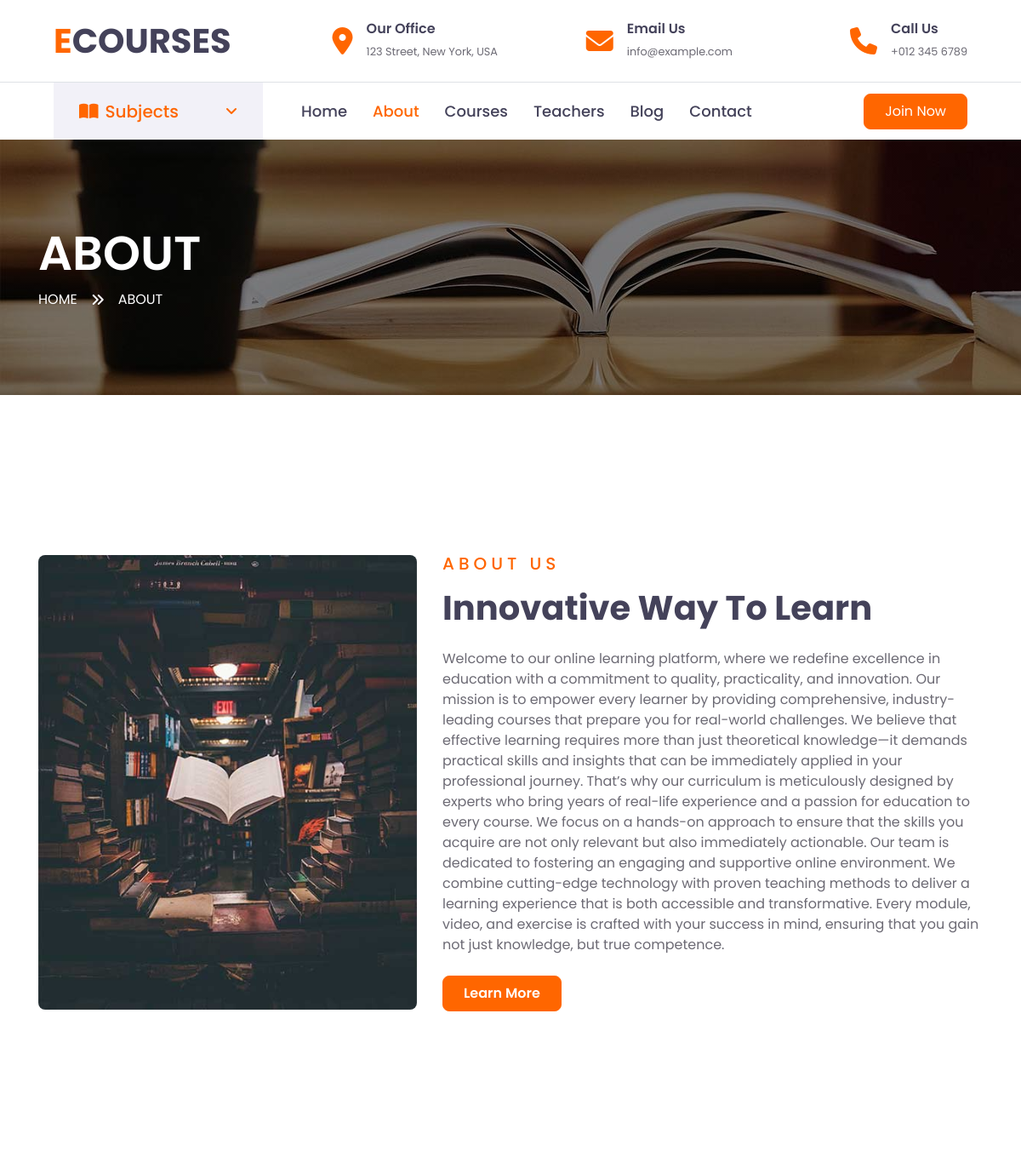
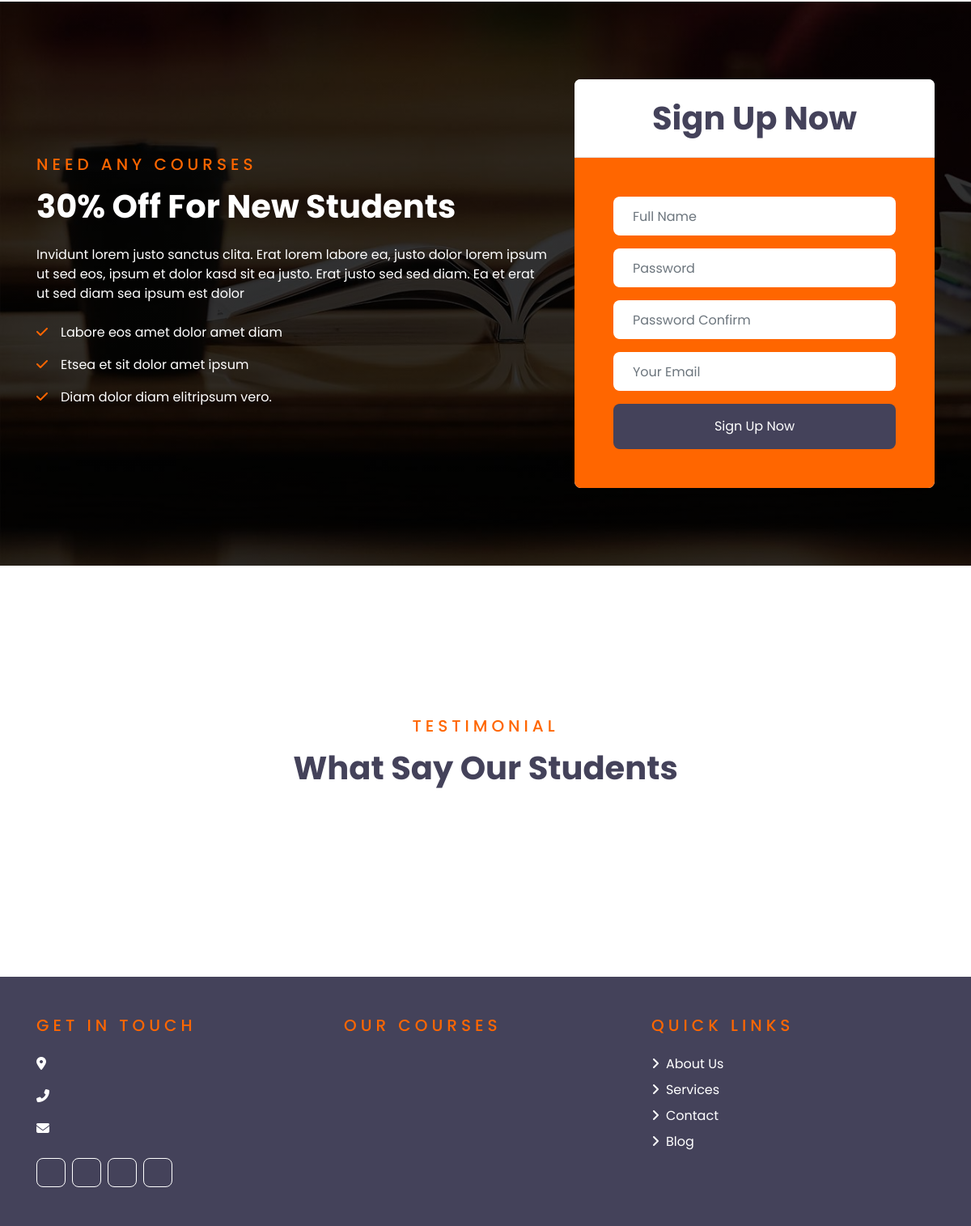
The page /about/ on the database its author committed (2 pictures, top to bottom).
### myapp/models.py (models this page shows)
class AboutUs(models.Model):
    title = models.CharField(max_length=100)
    h1 = models.CharField(max_length=100)
    description= models.TextField(max_length=2000)
    url = models.CharField(null=True, blank=True)
    image = models.ImageField(upload_to='images/', null=False, blank=False)
    created_at = models.DateTimeField(auto_now=True)
    updated_at = models.DateTimeField(auto_now=True)

### myapp/views.py (the view)
# urls.py: path('about/', views.about, name='about'),
def about(request):
    testimonials = TestimonialSlider.objects.all()
    about_us = AboutUs.objects.all()
    get_in_touch = GetInTouch.objects.all()
    courses = Courses.objects.all()
    return render(request, 'about.html', {
        "get_in_touch": get_in_touch,
        "about_us": about_us,
        "testimonial": testimonials,
        "courses": courses,
    })

### templates/about.html (shortened to what this page needs)
{% extends 'base.html' %}
{% load static %}
{% block content %}
    <div class="container-fluid page-header" style="margin-bottom: 90px;">
        <div class="container">
            <div class="d-flex flex-column justify-content-center" style="min-height: 300px">
                <h3 class="display-4 text-white text-uppercase">About</h3>
                <div class="d-inline-flex text-white">
                    <p class="m-0 text-uppercase"><a class="text-white" href="">Home</a></p>
                    <i class="fa fa-angle-double-right pt-1 px-3"></i>
                    <p class="m-0 text-uppercase">About</p>
                </div>
            </div>
        </div>
    </div>
    <div class="container-fluid py-5">
        <div class="container py-5">
            <div class="row align-items-center">
                <div class="col-lg-5">
                    <img class="img-fluid rounded mb-4 mb-lg-0" src="{{ about_us.0.image.url }}" alt="">
                </div>
                <div class="col-lg-7">
                    <div class="text-left mb-4">
                        <h5 class="text-primary text-uppercase mb-3" style="letter-spacing: 5px;">{{ about_us.0.title }}</h5>
                        <h1>{{ about_us.0.h1 }}</h1>
                    </div>
                    <p>{{ about_us.0.description }}</p>
                    <a href="{{about_us.0.url}}" class="btn btn-primary py-md-2 px-md-4 font-weight-semi-bold mt-2">Learn More</a>
                </div>
            </div>
        </div>
    </div>
{% if user.is_authenticated %}
{% else %}
    <div class="container-fluid bg-registration py-5" style="margin: 90px 0;">
        <div class="container py-5">
            <div class="row align-items-center">
                <div class="col-lg-7 mb-5 mb-lg-0">
                    <div class="mb-4">
                        <h5 class="text-primary text-uppercase mb-3" style="letter-spacing: 5px;">Need Any Courses</h5>
                        <h1 class="text-white">30% Off For New Students</h1>
                    </div>
                    <p class="text-white">Invidunt lorem justo sanctus clita. Erat lorem labore ea, justo dolor lorem ipsum ut sed eos,
                        ipsum et dolor kasd sit ea justo. Erat justo sed sed diam. Ea et erat ut sed diam sea ipsum est
                        dolor</p>
                    <ul class="list-inline text-white m-0">
                        <li class="py-2"><i class="fa fa-check text-primary mr-3"></i>Labore eos amet dolor amet diam</li>
                        <li class="py-2"><i class="fa fa-check text-primary mr-3"></i>Etsea et sit dolor amet ipsum</li>
                        <li class="py-2"><i class="fa fa-check text-primary mr-3"></i>Diam dolor diam elitripsum vero.</li>
                    </ul>
                </div>
                <div class="col-lg-5">
                    <div class="card border-0">
                        <div class="card-header bg-light text-center p-4">
                            <h1 class="m-0">Sign Up Now</h1>
                        </div>
                        <div class="card-body rounded-bottom bg-primary p-5">
                            <form method="POST" action="{% url 'index' %}">
                                <div class="form-group">
                                    <input type="text" class="form-control border-0 p-4" placeholder="Full Name" required="required" name="username" />
                                </div>
                                <div class="form-group">
                                    <input type="password" class="form-control border-0 p-4" placeholder="Password" required="required" name="password" />
                                </div>
                                <div class="form-group">
                                    <input type="password" class="form-control border-0 p-4" placeholder="Password Confirm" required="required" name="password2" />
                                </div>
                                <div class="form-group">
                                    <input type="email" class="form-control border-0 p-4" placeholder="Your Email" required="required" name="email" />
                                </div>
                                <div>
                                    <button class="btn btn-dark btn-block border-0 py-3" type="submit">Sign Up Now</button>
                                </div>
                            </form>
                        </div>
                    </div>
                </div>
            </div>
        </div>
    </div>
{% endif %}
    <div class="container-fluid py-5">
        <div class="container py-5">
            <div class="text-center mb-5">
                <h5 class="text-primary text-uppercase mb-3" style="letter-spacing: 5px;">Testimonial</h5>
                <h1>What Say Our Students</h1>
            </div>
        </div>
    </div>
{% endblock %}

### templates/base.html (shortened to what this page needs)
{% load static %}
<!DOCTYPE html>
<html lang="en">
<head>
    <link rel="stylesheet" href="https://cdnjs.cloudflare.com/ajax/libs/font-awesome/6.5.1/css/all.min.css">
    <link href="{% static 'lib/owlcarousel/assets/owl.carousel.min.css' %}" rel="stylesheet">
    <link href="{% static 'css/style.css' %}" rel="stylesheet">
</head>
<body>
    <div class="container-fluid d-none d-lg-block">
        <div class="row align-items-center py-4 px-xl-5">
            <div class="col-lg-3">
                <a href="{% url 'index' %}" class="text-decoration-none">
                    <h1 class="m-0"><span class="text-primary">E</span>COURSES</h1>
                </a>
            </div>
            <div class="col-lg-3 text-right">
                <div class="d-inline-flex align-items-center">
                    <i class="fa fa-2x fa-map-marker-alt text-primary mr-3"></i>
                    <div class="text-left">
                        <h6 class="font-weight-semi-bold mb-1">Our Office</h6>
                        <small>123 Street, New York, USA</small>
                    </div>
                </div>
            </div>
            <div class="col-lg-3 text-right">
                <div class="d-inline-flex align-items-center">
                    <i class="fa fa-2x fa-envelope text-primary mr-3"></i>
                    <div class="text-left">
                        <h6 class="font-weight-semi-bold mb-1">Email Us</h6>
                        <small>info@example.com</small>
                    </div>
                </div>
            </div>
            <div class="col-lg-3 text-right">
                <div class="d-inline-flex align-items-center">
                    <i class="fa fa-2x fa-phone text-primary mr-3"></i>
                    <div class="text-left">
                        <h6 class="font-weight-semi-bold mb-1">Call Us</h6>
                        <small>+012 345 6789</small>
                    </div>
                </div>
            </div>
        </div>
    </div>
    <div class="container-fluid">
        <div class="row border-top px-xl-5">
            <div class="col-lg-3 d-none d-lg-block">
                <a class="d-flex align-items-center justify-content-between bg-secondary w-100 text-decoration-none" data-toggle="collapse" href="#navbar-vertical" style="height: 67px; padding: 0 30px;">
                    <h5 class="text-primary m-0"><i class="fa fa-book-open mr-2"></i>Subjects</h5>
                    <i class="fa fa-angle-down text-primary"></i>
                </a>
            </div>
            <div class="col-lg-9">
                <nav class="navbar navbar-expand-lg bg-light navbar-light py-3 py-lg-0 px-0">
                    <div class="collapse navbar-collapse justify-content-between" id="navbarCollapse">
                        <div class="navbar-nav py-0">
                            <a href="{% url 'index' %}" class="nav-item nav-link {% if request.path == '/' %} active {% endif %}">Home</a>
                            <a href="{% url 'about' %}" class="nav-item nav-link {% if request.path == '/about/' %} active {% endif %}">About</a>
                            <a href="{% url 'course' %}" class="nav-item nav-link {% if request.path == '/course/' %} active {% endif %}">Courses</a>
                            <a href="{% url 'teacher' %}" class="nav-item nav-link {% if request.path == '/teacher/' %} active {% endif %}">Teachers</a>
                            <a href="{% url 'blog' %}" class="nav-item nav-link {% if request.path == '/blog/' %}active{% endif %}">Blog</a>
                            <a href="{% url 'contact' %}" class="nav-item nav-link {% if request.path == '/contact/' %} active {% endif %}">Contact</a>
                        </div>
                        {% if user.is_authenticated %}
                        <div>
                            <a class="btn btn-primary py-2 px-4 ml-auto d-none d-lg-block" href="{% url 'profile' %}">{{ user.username }}</a>
                        </div>
                        <div>
                            <a class="btn btn-primary py-2 px-4 ml-auto d-none d-lg-block" href="{% url 'logout' %}">Logout</a>
                        </div>
                        {% else %}
                        <a class="btn btn-primary py-2 px-4 ml-auto d-none d-lg-block" href="{% url 'login_page' %}">Join Now</a>
                        {% endif %}
                    </div>
                </nav>
            </div>
        </div>
    </div>
    {% block content %}{% endblock %}
    <div class="container-fluid bg-dark text-white py-5" style="margin-top: 90px;">
      <div class="container">
        <div class="row g-4">
          <div class="col-md-4">
            <h5 class="text-primary text-uppercase mb-4" style="letter-spacing: 5px;">Get In Touch</h5>
            <p><i class="fa fa-map-marker-alt mr-2"></i>{{ get_in_touch.0.location }}</p>
            <p><i class="fa fa-phone-alt mr-2"></i>{{ get_in_touch.0.phone_number }}</p>
            <p><i class="fa fa-envelope mr-2"></i>{{ get_in_touch.0.email }}</p>
            <div class="d-flex justify-content-start mt-4">
              <a class="btn btn-outline-light btn-square mr-2" href="{{ get_in_touch.0.social_media_url_1 }}"><i class="fab fa-{{ get_in_touch.0.social_media_icon_1 }}"></i></a>
              <a class="btn btn-outline-light btn-square mr-2" href="{{ get_in_touch.0.social_media_url_2 }}"><i class="fab fa-{{ get_in_touch.0.social_media_icon_2 }}"></i></a>
              <a class="btn btn-outline-light btn-square mr-2" href="{{ get_in_touch.0.social_media_url_3 }}"><i class="fab fa-{{ get_in_touch.0.social_media_icon_3 }}"></i></a>
              <a class="btn btn-outline-light btn-square" href="{{ get_in_touch.0.social_media_url_4 }}"><i class="fab fa-{{ get_in_touch.0.social_media_icon_4 }}"></i></a>
            </div>
          </div>
          <div class="col-md-4">
            <h5 class="text-primary text-uppercase mb-4" style="letter-spacing: 5px;">Our Courses</h5>
          </div>
          <div class="col-md-4">
            <h5 class="text-primary text-uppercase mb-4" style="letter-spacing: 5px;">Quick Links</h5>
            <div class="d-flex flex-column">
              <a class="text-white mb-2" href="/about"><i class="fa fa-angle-right mr-2"></i>About Us</a>
              <a class="text-white mb-2" href="/services"><i class="fa fa-angle-right mr-2"></i>Services</a>
              <a class="text-white mb-2" href="/contact"><i class="fa fa-angle-right mr-2"></i>Contact</a>
              <a class="text-white mb-2" href="/blog"><i class="fa fa-angle-right mr-2"></i>Blog</a>
            </div>
          </div>
        </div>
      </div>
    </div>
</body>
</html>

### rows shown on the page
AboutUs: image (picture), title "ABOUT US", h1 "Innovative Way To Learn", description "Welcome to our online learning platform, where we redefine excellence in education with a commitment to quality, practicality, and innovation. Our mission is to empower every learner by providing comprehensive, industry-leading courses that prepare you for real-world challenges. We believe that effective learning requires more than just theoretical knowledge—it demands practical skills and insights that can be immediately applied in your professional journey. That’s why our curriculum is meticulously designed by experts who bring years of real-life experience and a passion for education to every course. We focus on a hands-on approach to ensure that the skills you acquire are not only…"
